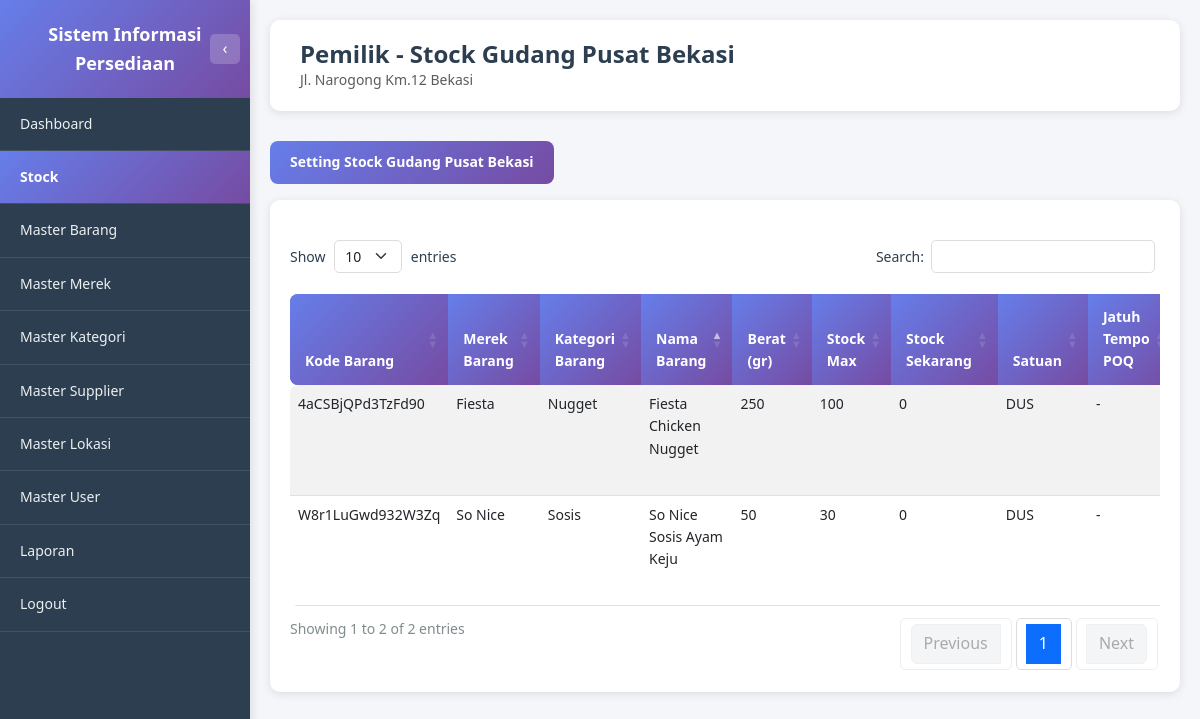
Screenshot of /pemilik/stock_detail_gudang.php?kd_lokasi=NRb2W8VG (signed in) with the database file from the repository.
### tables this page shows
CREATE TABLE MASTER_LOKASI (
   KD_LOKASI            VARCHAR(8) NOT NULL,
   NAMA_LOKASI          VARCHAR(256),
   TYPE_LOKASI          ENUM('gudang', 'toko'),
   ALAMAT_LOKASI        VARCHAR(256),
   MAX_STOCK_TOTAL      INT,
   SATUAN               ENUM('PIECES', 'DUS'),
   STATUS               ENUM('AKTIF', 'TIDAK AKTIF'),
   PRIMARY KEY (KD_LOKASI)
);

CREATE TABLE STOCK (
   KD_BARANG              VARCHAR(16) NOT NULL,
   KD_LOKASI              VARCHAR(8) NOT NULL,
   UPDATED_BY             VARCHAR(8),
   JUMLAH_BARANG          INT DEFAULT 0,
   LAST_UPDATED           TIMESTAMP DEFAULT CURRENT_TIMESTAMP ON UPDATE CURRENT_TIMESTAMP,
   JUMLAH_MIN_STOCK       INT,
   JUMLAH_MAX_STOCK       INT,
   SATUAN                 ENUM('PIECES', 'DUS'),
   PRIMARY KEY (KD_BARANG, KD_LOKASI)
);

CREATE TABLE MASTER_BARANG (
   KD_BARANG                    VARCHAR(16) NOT NULL,
   KD_KATEGORI_BARANG           VARCHAR(8),
   KD_SUPPLIER                  VARCHAR(8),
   KD_MEREK_BARANG              VARCHAR(8),
   NAMA_BARANG                  VARCHAR(256),
   BERAT                        INT,
   AVG_HARGA_BELI               DECIMAL(20,2),
   HARGA_JUAL_BARANG            DECIMAL(20,2),
   SATUAN_PERDUS                INT,
   LAST_UPDATED                 TIMESTAMP DEFAULT CURRENT_TIMESTAMP ON UPDATE CURRENT_TIMESTAMP,
   STATUS                       ENUM('AKTIF', 'TIDAK AKTIF'),
   PRIMARY KEY (KD_BARANG)
);

### pemilik/stock_detail_gudang.php (the view, shortened to what this page needs)
<?php
require_once '../dbconnect.php';
$kd_lokasi = isset($_GET['kd_lokasi']) ? trim($_GET['kd_lokasi']) : '';
$query_lokasi = "SELECT KD_LOKASI, NAMA_LOKASI, ALAMAT_LOKASI, TYPE_LOKASI
                 FROM MASTER_LOKASI
                 WHERE KD_LOKASI = ? AND STATUS = 'AKTIF'";
$stmt_lokasi = $conn->prepare($query_lokasi);
$stmt_lokasi->bind_param("s", $kd_lokasi);
$stmt_lokasi->execute();
$result_lokasi = $stmt_lokasi->get_result();
$lokasi = $result_lokasi->fetch_assoc();
$query_stock = "SELECT
    s.KD_BARANG,
    mb.NAMA_BARANG,
    mb.BERAT,
    COALESCE(mm.NAMA_MEREK, '-') as NAMA_MEREK,
    COALESCE(mk.NAMA_KATEGORI, '-') as NAMA_KATEGORI,
    s.JUMLAH_BARANG as STOCK_SEKARANG,
    s.JUMLAH_MIN_STOCK,
    s.JUMLAH_MAX_STOCK,
    s.SATUAN,
    s.LAST_UPDATED,
    COALESCE(
        DATE_FORMAT(DATE_ADD(poq.WAKTU_POQ, INTERVAL poq.INTERVAL_HARI DAY), '%Y-%m-%d'),
        NULL
    ) as JATUH_TEMPO_POQ,
    COALESCE(
        DATE_FORMAT(poq.WAKTU_POQ, '%Y-%m-%d %H:%i:%s'),
        NULL
    ) as WAKTU_TERAKHIR_POQ
FROM STOCK s
INNER JOIN MASTER_BARANG mb ON s.KD_BARANG = mb.KD_BARANG
LEFT JOIN MASTER_MEREK mm ON mb.KD_MEREK_BARANG = mm.KD_MEREK_BARANG
LEFT JOIN MASTER_KATEGORI_BARANG mk ON mb.KD_KATEGORI_BARANG = mk.KD_KATEGORI_BARANG
LEFT JOIN (
    SELECT
        poq1.KD_BARANG,
        poq1.KD_LOKASI,
        poq1.WAKTU_POQ,
        poq1.INTERVAL_HARI,
        poq1.ID_POQ
    FROM PERHITUNGAN_POQ poq1
    INNER JOIN (
        SELECT KD_BARANG, KD_LOKASI, MAX(WAKTU_POQ) as MAX_WAKTU
        FROM PERHITUNGAN_POQ
        WHERE KD_LOKASI = ?
        GROUP BY KD_BARANG, KD_LOKASI
    ) poq2 ON poq1.KD_BARANG = poq2.KD_BARANG
        AND poq1.KD_LOKASI = poq2.KD_LOKASI
        AND poq1.WAKTU_POQ = poq2.MAX_WAKTU
) poq ON s.KD_BARANG = poq.KD_BARANG AND s.KD_LOKASI = poq.KD_LOKASI
WHERE s.KD_LOKASI = ? AND mb.STATUS = 'AKTIF'
ORDER BY mb.NAMA_BARANG ASC";
$stmt_stock = $conn->prepare($query_stock);
if ($stmt_stock === false) {
    error_log("SQL Error: " . $conn->error);
    error_log("Query: " . $query_stock);
    $message = 'Error mempersiapkan query: ' . htmlspecialchars($conn->error);
    $message_type = 'danger';
    $result_stock = null;
} else {
    $stmt_stock->bind_param("ss", $kd_lokasi, $kd_lokasi);
    if (!$stmt_stock->execute()) {
        error_log("Execute Error: " . $stmt_stock->error);
        $message = 'Error menjalankan query: ' . htmlspecialchars($stmt_stock->error);
        $message_type = 'danger';
        $result_stock = null;
    } else {
        $result_stock = $stmt_stock->get_result();
    }
}
function formatTanggal($tanggal) {
    if (empty($tanggal) || $tanggal == null) {
        return '-';
    }
    $bulan = [
        1 => 'Januari', 2 => 'Februari', 3 => 'Maret', 4 => 'April',
        5 => 'Mei', 6 => 'Juni', 7 => 'Juli', 8 => 'Agustus',
        9 => 'September', 10 => 'Oktober', 11 => 'November', 12 => 'Desember'
    ];
    $date = new DateTime($tanggal);
    return $date->format('d') . ' ' . $bulan[(int)$date->format('m')] . ' ' . $date->format('Y');
}
$active_page = 'stock';
?>
<!DOCTYPE html>
<html lang="id">
<head>
    <link href="https://cdn.jsdelivr.net/npm/bootstrap@5.3.0/dist/css/bootstrap.min.css" rel="stylesheet">
    <link href="https://cdn.datatables.net/1.13.7/css/dataTables.bootstrap5.min.css" rel="stylesheet">
    <link href="../assets/css/style.css" rel="stylesheet">
</head>
<body class="dashboard-body">
    <?php include 'includes/sidebar.php'; ?>
    <div class="main-content">
        <div class="page-header">
            <h1 class="page-title">Pemilik - Stock <?php echo htmlspecialchars($lokasi['NAMA_LOKASI']); ?></h1>
            <p class="text-muted mb-0"><?php echo htmlspecialchars($lokasi['ALAMAT_LOKASI']); ?></p>
        </div>
        <div class="mb-3">
            <button type="button" class="btn-primary-custom" data-bs-toggle="modal" data-bs-target="#modalSettingStock">
                Setting Stock <?php echo htmlspecialchars($lokasi['NAMA_LOKASI']); ?>
            </button>
        </div>
        <div class="table-section">
            <div class="table-responsive">
                <table id="tableStock" class="table table-custom table-striped table-hover">
                    <thead>
                        <tr>
                            <th>Kode Barang</th>
                            <th>Merek Barang</th>
                            <th>Kategori Barang</th>
                            <th>Nama Barang</th>
                            <th>Berat (gr)</th>
                            <th>Stock Max</th>
                            <th>Stock Sekarang</th>
                            <th>Satuan</th>
                            <th>Jatuh Tempo POQ</th>
                        </tr>
                    </thead>
                    <tbody>
                        <?php if ($result_stock && $result_stock->num_rows > 0): ?>
                            <?php while ($row = $result_stock->fetch_assoc()): ?>
                                <tr>
                                    <td><?php echo htmlspecialchars($row['KD_BARANG']); ?></td>
                                    <td><?php echo htmlspecialchars($row['NAMA_MEREK']); ?></td>
                                    <td><?php echo htmlspecialchars($row['NAMA_KATEGORI']); ?></td>
                                    <td><?php echo htmlspecialchars($row['NAMA_BARANG']); ?></td>
                                    <td><?php echo number_format($row['BERAT'], 0, ',', '.'); ?></td>
                                    <td><?php echo number_format($row['JUMLAH_MAX_STOCK'], 0, ',', '.'); ?></td>
                                    <td><?php echo number_format($row['STOCK_SEKARANG'], 0, ',', '.'); ?></td>
                                    <td><?php echo htmlspecialchars($row['SATUAN']); ?></td>
                                    <td><?php echo formatTanggal($row['JATUH_TEMPO_POQ']); ?></td>
                                </tr>
                            <?php endwhile; ?>
                        <?php endif; ?>
                    </tbody>
                </table>
            </div>
        </div>
    </div>
</body>
</html>

### pemilik/includes/sidebar.php (shortened to what this page needs)
<div class="sidebar" id="sidebar">
    <div class="sidebar-header">
        <span id="sidebar-title">Sistem Informasi Persediaan</span>
        <button class="sidebar-toggle" id="sidebarToggle" title="Toggle Sidebar">
            <span id="toggleIcon">‹</span>
        </button>
    </div>
    <ul class="sidebar-menu">
        <li><a href="dashboard.php" class="<?php echo $active_page == 'dashboard' ? 'active' : ''; ?>" data-icon="📊"><span>Dashboard</span></a></li>
        <li><a href="stock.php" class="<?php echo $active_page == 'stock' ? 'active' : ''; ?>" data-icon="📦"><span>Stock</span></a></li>
        <li><a href="master_barang.php" class="<?php echo $active_page == 'master_barang' ? 'active' : ''; ?>" data-icon="📋"><span>Master Barang</span></a></li>
        <li><a href="master_merek.php" class="<?php echo $active_page == 'master_merek' ? 'active' : ''; ?>" data-icon="🏷️"><span>Master Merek</span></a></li>
        <li><a href="master_kategori.php" class="<?php echo $active_page == 'master_kategori' ? 'active' : ''; ?>" data-icon="📁"><span>Master Kategori</span></a></li>
        <li><a href="master_supplier.php" class="<?php echo $active_page == 'master_supplier' ? 'active' : ''; ?>" data-icon="🏢"><span>Master Supplier</span></a></li>
        <li><a href="master_lokasi.php" class="<?php echo $active_page == 'master_lokasi' ? 'active' : ''; ?>" data-icon="📍"><span>Master Lokasi</span></a></li>
        <li><a href="master_user.php" class="<?php echo $active_page == 'master_user' ? 'active' : ''; ?>" data-icon="👥"><span>Master User</span></a></li>
        <li><a href="laporan.php" class="<?php echo $active_page == 'laporan' ? 'active' : ''; ?>" data-icon="📊"><span>Laporan</span></a></li>
        <li><a href="../logout.php" data-icon="🚪"><span>Logout</span></a></li>
    </ul>
</div>

### assets/css/style.css (style rules this page uses)
* { margin: 0; padding: 0; box-sizing: border-box; }
:root { --font-family-primary: 'Segoe UI', Tahoma, Geneva, Verdana, sans-serif; --font-size-base: 14px; --font-size-small: 12px; --font-size-large: 16px; --font-size-title: 24px; --font-size-heading: 18px; --font-weight-normal: 400; --font-weight-medium: 500; --font-weight-bold: 600; }
body { font-family: var(--font-family-primary); font-size: var(--font-size-base); line-height: 1.6; }
:root { --color-primary: #667eea; --color-primary-dark: #764ba2; --color-primary-gradient: linear-gradient(135deg, #667eea 0%, #764ba2 100%); --color-text-primary: #2c3e50; --color-text-secondary: #7f8c8d; --color-text-muted: #666; --color-text-light: #ecf0f1; --color-bg-primary: #f5f6fa; --color-bg-secondary: #ffffff; --color-bg-dark: #2c3e50; --color-bg-gradient: linear-gradient(135deg, #667eea 0%, #764ba2 100%); --color-border: #ddd; --color-border-light: #ecf0f1; --color-success: #27ae60; --color-warning: #f39c12; --color-danger: #e74c3c; --color-info: #3498db; --shadow-sm: 0 2px 10px rgba(0, 0, 0, 0.1); --shadow-md: 0 4px 15px rgba(0, 0, 0, 0.1); --shadow-lg: 0 10px 40px rgba(0, 0, 0, 0.2); }
body { background: var(--color-bg-gradient); min-height: 100vh; }
body.dashboard-body { background: var(--color-bg-primary); }
.btn-primary-custom { background: var(--color-primary-gradient); border: none; border-radius: 8px; padding: 10px 20px; font-weight: var(--font-weight-bold); color: white; transition: transform 0.2s, box-shadow 0.2s; cursor: pointer; font-family: var(--font-family-primary); }
.sidebar { position: fixed; top: 0; left: 0; height: 100vh; width: 250px; background: var(--color-bg-dark); box-shadow: 2px 0 10px rgba(0, 0, 0, 0.1); z-index: 1000; overflow-y: auto; transition: width 0.3s ease, transform 0.3s ease; }
.sidebar-header { background: var(--color-primary-gradient); padding: 20px; color: white; text-align: center; font-weight: var(--font-weight-bold); font-size: var(--font-size-heading); position: relative; transition: all 0.3s ease; }
.sidebar-toggle { position: absolute; right: 10px; top: 50%; transform: translateY(-50%); background: rgba(255, 255, 255, 0.2); border: none; color: white; width: 30px; height: 30px; border-radius: 5px; cursor: pointer; display: flex; align-items: center; justify-content: center; transition: all 0.3s ease; font-size: var(--font-size-large); }
.sidebar-menu { list-style: none; padding: 0; margin: 0; }
.sidebar-menu li { border-bottom: 1px solid rgba(255, 255, 255, 0.1); }
.sidebar-menu a { display: block; padding: 15px 20px; color: var(--color-text-light); text-decoration: none; transition: all 0.3s ease; font-size: var(--font-size-base); }
.sidebar-menu a.active { background: var(--color-primary-gradient); color: white; font-weight: var(--font-weight-bold); }
.main-content { margin-left: 250px; min-height: 100vh; background: var(--color-bg-primary); padding: 20px; transition: margin-left 0.3s ease; }
.page-header { background: var(--color-bg-secondary); padding: 20px 30px; border-radius: 10px; margin-bottom: 30px; box-shadow: var(--shadow-sm); }
.page-title { font-size: var(--font-size-title); font-weight: var(--font-weight-bold); color: var(--color-text-primary); margin: 0; }
.table-custom { border-radius: 8px; overflow: hidden; }
.table-custom thead { background: var(--color-primary-gradient); color: white; }
.table-custom thead th { border: none; padding: 12px 15px; font-weight: var(--font-weight-bold); }
.table-custom tbody tr { transition: background-color 0.2s; }
.table-section { background: var(--color-bg-secondary); padding: 20px; border-radius: 10px; margin-bottom: 30px; box-shadow: var(--shadow-sm); }
.dataTables_wrapper .table-custom { margin-top: 0; }
.dataTables_wrapper .table-custom thead th { background: var(--color-primary-gradient); color: white; border: none; padding: 12px 15px; font-weight: var(--font-weight-bold); }

### rows the page displays
master_lokasi: NAMA_LOKASI "Gudang Pusat Bekasi", ALAMAT_LOKASI "Jl. Narogong Km.12 Bekasi"
stock: KD_BARANG "4aCSBjQPd3TzFd90", NAMA_MEREK "Fiesta", NAMA_KATEGORI "Nugget", KD_BARANG.NAMA_BARANG "Fiesta Chicken Nugget", KD_BARANG.BERAT "250", JUMLAH_MAX_STOCK "100", JUMLAH_BARANG "0", SATUAN "DUS", JATUH_TEMPO_POQ "-"
stock: KD_BARANG "W8r1LuGwd932W3Zq", NAMA_MEREK "So Nice", NAMA_KATEGORI "Sosis", KD_BARANG.NAMA_BARANG "So Nice Sosis Ayam Keju", KD_BARANG.BERAT "50", JUMLAH_MAX_STOCK "30", JUMLAH_BARANG "0", SATUAN "DUS", JATUH_TEMPO_POQ "-"
